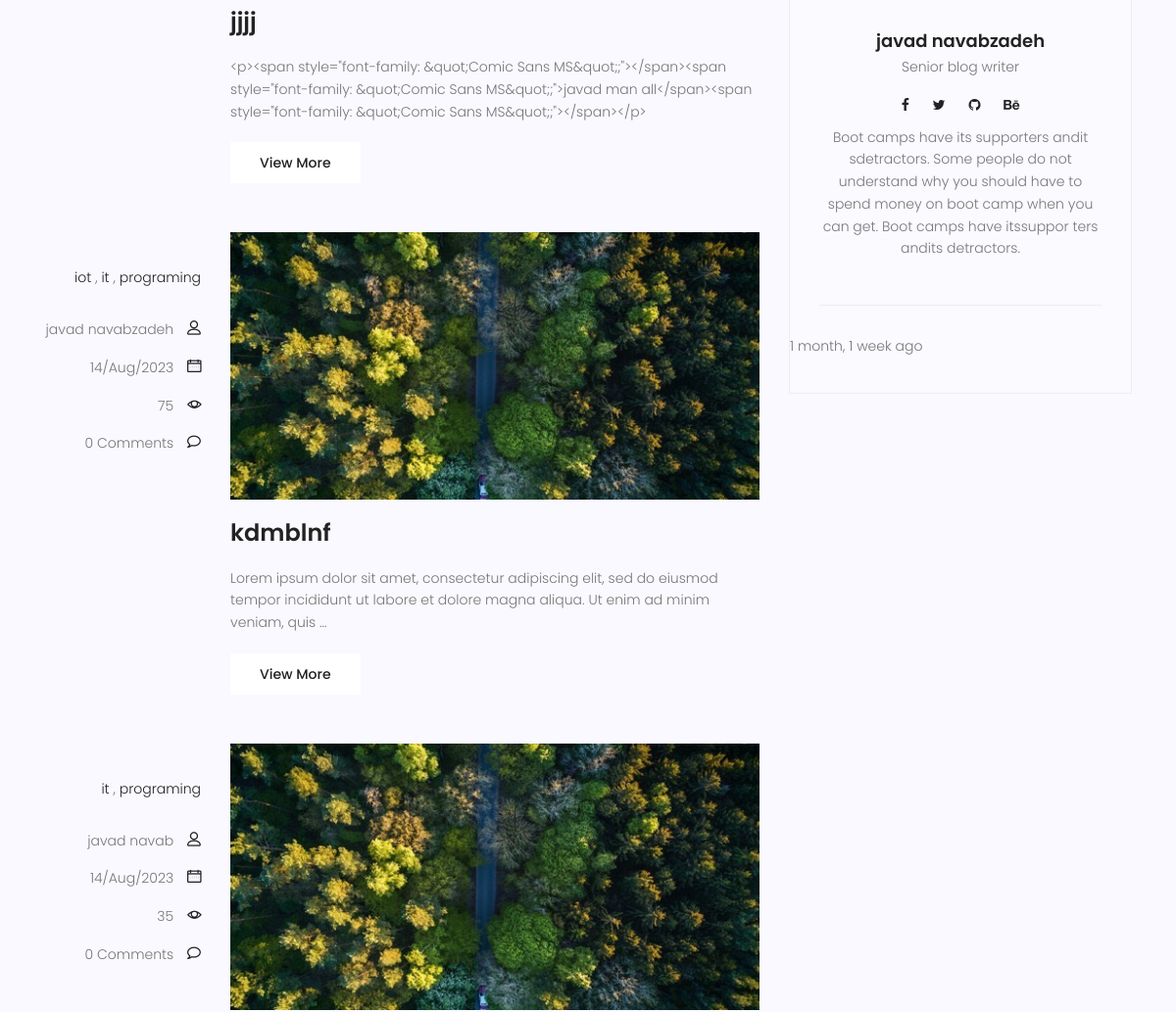
/blog/ (middle part), run on an earlier commit of the app's database.
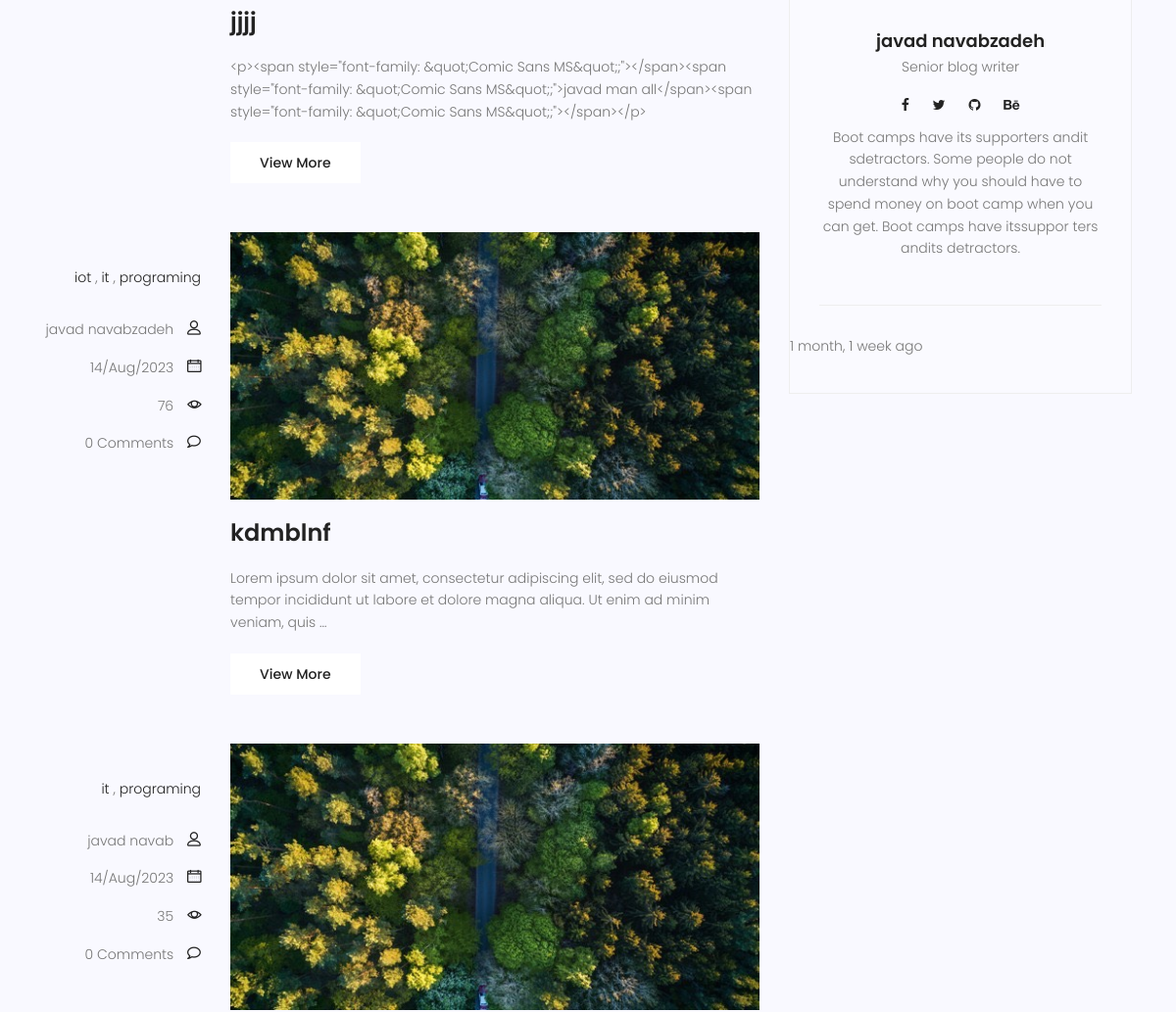
And on a later commit of the database.
### blog/models.py (models this page shows, shortened)
class post(models.Model):
    image = models.ImageField(upload_to='blog/' , default='blog/default.jpg')
    author = models.ForeignKey(User , on_delete=models.SET_NULL , null=True)
    title = models.CharField(max_length=255)
    content = models.TextField()
    tags = TaggableManager()
    category = models.ManyToManyField(category)
    counted_views = models.IntegerField(default=0)
    status = models.BooleanField(default=False)
    login_require = models.BooleanField(default=False)
    published_at = models.DateTimeField(null=True)
    created_at = models.DateTimeField(auto_now_add=True)
    updated_at = models.DateTimeField(auto_now=True )
    class Meta:
        ordering = ['-created_at']

### blog/views.py (the view)
# urls.py: path('' , blog ,name='blog'),
def blog(request , **kwargs):
    t = datetime.datetime.now()
    posts = post.objects.filter( status=True , published_at__lte=t)
    if kwargs.get('cat_name'):
        posts = posts.filter(category__name=kwargs['cat_name'])
    if kwargs.get('author_username'):
        posts = posts.filter(author__username=kwargs['author_username'])
    if kwargs.get('tag_name'):
        posts = posts.filter(tags__name__in=[kwargs['tag_name']])
    posts = Paginator(posts ,6)
    try:
        page_number = request.GET.get('page')
        posts = posts.get_page(page_number)
    except PageNotAnInteger:
        posts = posts.get_page(1)
    except EmptyPage:
        posts = posts.get_page(1)
    context = {'posts' : posts }
    return render(request,'blog/blog-home.html' , context)

### blog/models.py (called while the page is built)
    def __str__(self):
        return self.name

### blog/templatetags/blog_tags.py (called while the page is built)
@register.simple_tag(name='comments_count')
def function(pid):
    return comment.objects.filter(post = pid , approved = True).count()

@register.inclusion_tag('blog/blog-category.html')
def postcategories():
    posts = post.objects.filter(status = True)
    categories = category.objects.all()
    cat_dict = {}
    for name in categories:
        cat_dict[name]=posts.filter(category=name).count()
    return {'categories':cat_dict}

### templates/blog/blog-home.html (shortened to what this page needs)
{% extends 'base.html' %} {% load static %} {% load blog_tags %} {% block content %}
<section class="post-content-area">
  <div class="container">
    <div class="row">
      <div class="col-lg-8 posts-list">
        {% for post in posts %}
        <div class="single-post row">
          <div class="col-lg-3 col-md-3 meta-details">
            <ul class="tags">
              {% for cat in post.category.all %}
              <li>
                <a href="{% url 'blog:category' cat_name=cat.name %}"
                  >{{cat.name}}</a
                >
              </li>
              {% if not forloop.last %} , {% endif %} {% endfor %}
            </ul>
            <div class="user-details row">
              <p class="user-name col-lg-12 col-md-12 col-6">
                <a
                  href="{% url 'blog:author' author_username=post.author.username %}"
                  >{{post.author.get_full_name}}</a
                >
                <span class="lnr lnr-user"></span>
              </p>
              <p class="date col-lg-12 col-md-12 col-6">
                <a href="#">{{post.published_at|date:"d/M/Y"}}</a>
                <span class="lnr lnr-calendar-full"></span>
              </p>
              <p class="view col-lg-12 col-md-12 col-6">
                <a href="#">{{post.counted_views}}</a>
                <span class="lnr lnr-eye"></span>
              </p>
              <p class="comments col-lg-12 col-md-12 col-6">
                <a href="#">{% comments_count post.id %} Comments</a> <span class="lnr lnr-bubble"></span>
              </p>
            </div>
          </div>
          <div class="col-lg-9 col-md-9">
            <div class="feature-img">
              <img class="img-fluid" src="{{post.image.url}}" alt="" />
            </div>
            <a class="posts-title" href="{% url 'blog:single' pid=post.id %}"
              ><h3>{{post.title}}</h3></a
            >
            <p class="excert">{{post.content|truncatewords:25}}</p>
            <a href="{% url 'blog:single' pid=post.id %}" class="primary-btn"
              >View More</a
            >
          </div>
        </div>
        {% endfor %}
      </div>
      <div class="col-lg-4 sidebar-widgets">
        <div class="widget-wrap">
          {% include 'blog/blog-writer.html' %}
          {% include 'blog/blog-popular-posts.html' %} -->
</section>
{% endblock %}

What changed in the data, as far as the page shows it:
changed post "kdmblnf": counted_views "75" → "76"
